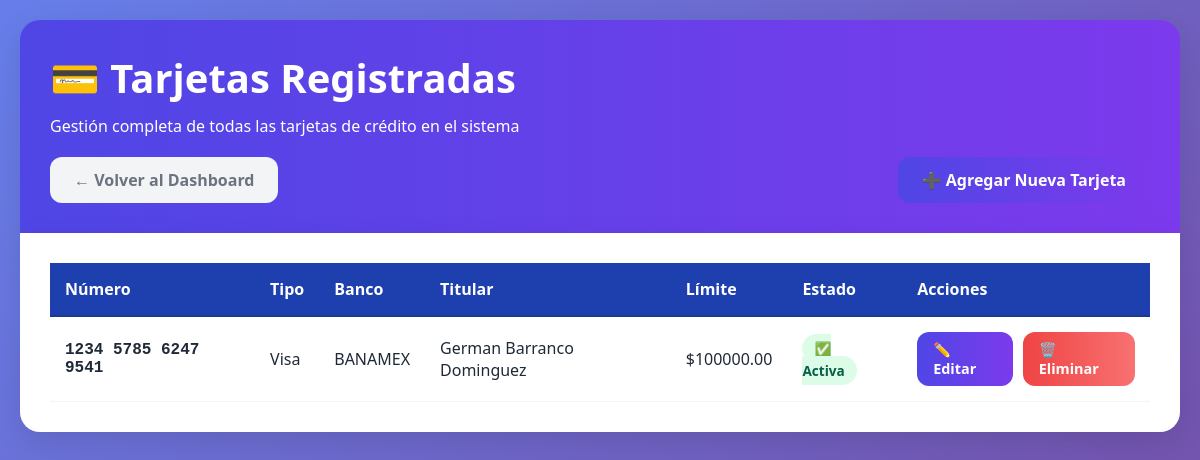
Page /tarjetas/ (signed in) on the committed database.
### tarjetas_app/models.py (models this page shows, shortened)
class Tarjeta(models.Model):
    TIPO_CHOICES = [
        ('VISA', 'Visa'),
        ('MASTERCARD', 'MasterCard'),
        ('AMEX', 'American Express'),
        ('OTRO', 'Otro'),
    ]
    numero = models.CharField(max_length=19, unique=True, verbose_name="Número de tarjeta")
    tipo = models.CharField(max_length=20, choices=TIPO_CHOICES, default='VISA', verbose_name="Tipo de tarjeta")
    banco = models.CharField(max_length=100, verbose_name="Nombre del banco")
    titular = models.ForeignKey(Persona, on_delete=models.CASCADE, related_name='tarjetas_titular', verbose_name="Titular principal", null=True, blank=True)
    fecha_vencimiento_pago = models.IntegerField(help_text="Día del mes (1-31) para el pago",default=15)  # ← VALOR POR DEFECTO)
    fecha_vencimiento_tarjeta = models.DateField(
        verbose_name="Fecha de vencimiento de la tarjeta (MM/AA)",
        null=True,  # 🔴 PERMITIR NULL TEMPORALMENTE
        blank=True,  # 🔴 PERMITIR VACÍO EN FORMULARIOS
        default=date.today() + timedelta(days=365*3),  # 🔴 VALOR POR DEFECTO: 3 años
        help_text="Formato: MM/AA (Ej: 12/25 para Diciembre 2025)"
    )
    limite_credito = models.DecimalField(max_digits=12, decimal_places=2, verbose_name="Límite de crédito", default=0)
    saldo_actual = models.DecimalField(max_digits=12, decimal_places=2, verbose_name="Saldo actual", default=0)
    usuarios = models.ManyToManyField(Persona, verbose_name="Personas que la usan")
    activa = models.BooleanField(default=True, verbose_name="Tarjeta activa")
    fecha_creacion = models.DateTimeField(auto_now_add=True, verbose_name="Fecha de creación")
    class Meta:
        verbose_name = "Tarjeta"
        verbose_name_plural = "Tarjetas"
        ordering = ['banco', 'numero']

class Persona(models.Model):
    nombre = models.CharField(max_length=100, verbose_name="Nombre completo")
    activo = models.BooleanField(default=True, verbose_name="Activo")
    fecha_registro = models.DateField(auto_now_add=True, verbose_name="Fecha de registro")
    email = models.EmailField(blank=True, verbose_name="Correo electrónico")
    telefono = models.CharField(max_length=20, blank=True, verbose_name="Teléfono")
    class Meta:
        verbose_name = "Persona"
        verbose_name_plural = "Personas"
        ordering = ['nombre']

### tarjetas_app/views.py (the view)
# urls.py: path('tarjetas/', views.lista_tarjetas, name='lista_tarjetas'),
@login_required
def lista_tarjetas(request):
    tarjetas = Tarjeta.objects.all().order_by('banco', 'numero')
    return render(request, 'tarjetas_app/lista_tarjetas.html', {'tarjetas': tarjetas})

### templates/tarjetas_app/lista_tarjetas.html (shortened to what this page needs)
<!DOCTYPE html>
<html lang="es">
<head>
</head>
<body>
    <div class="container">
        <div class="header">
            <h1>💳 Tarjetas Registradas</h1>
            <p>Gestión completa de todas las tarjetas de crédito en el sistema</p>
            <div class="header-actions">
                <a href="{% url 'dashboard' %}" class="btn btn-secondary">
                    ← Volver al Dashboard
                </a>
                <a href="{% url 'nueva_tarjeta' %}" class="btn btn-primary">
                    ➕ Agregar Nueva Tarjeta
                </a>
            </div>
        </div>
        <div class="tarjetas-table">
            {% if tarjetas %}
            <table>
                <thead>
                    <tr>
                        <th>Número</th>
                        <th>Tipo</th>
                        <th>Banco</th>
                        <th>Titular</th>
                        <th>Límite</th>
                        <th>Estado</th>
                        <th>Acciones</th>
                    </tr>
                </thead>
                <tbody>
                    {% for tarjeta in tarjetas %}
                    <tr>
                        <td class="tarjeta-numero">{{ tarjeta.numero }}</td>
                        <td>{{ tarjeta.get_tipo_display }}</td>
                        <td>{{ tarjeta.banco }}</td>
                        <td>
                            {% if tarjeta.titular %}
                                {{ tarjeta.titular.nombre }}
                            {% else %}
                                <span style="color: #9ca3af;">No asignado</span>
                            {% endif %}
                        </td>
                        <td>${{ tarjeta.limite_credito }}</td>
                        <td>
                            {% if tarjeta.activa %}
                                <span class="estado-activa">✅ Activa</span>
                            {% else %}
                                <span class="estado-inactiva">❌ Inactiva</span>
                            {% endif %}
                        </td>
                        <td>
                            <div class="acciones">
                                <a href="{% url 'editar_tarjeta' tarjeta.id %}" class="btn btn-edit">
                                    ✏️ Editar
                                </a>
                                <a href="{% url 'eliminar_tarjeta' tarjeta.id %}" class="btn btn-delete">
                                    🗑️ Eliminar
                                </a>
                            </div>
                        </td>
                    </tr>
                    {% endfor %}
                </tbody>
            </table>
            {% endif %}
        </div>
    </div>
</body>
</html>

### templates/tarjetas_app/lista_tarjetas.html (style rules this page uses)
* { margin: 0; padding: 0; box-sizing: border-box; font-family: 'Segoe UI', Tahoma, Geneva, Verdana, sans-serif; }
body { background: linear-gradient(135deg, #667eea 0%, #764ba2 100%); min-height: 100vh; padding: 20px; }
.container { max-width: 1200px; margin: 0 auto; }
.header { background: linear-gradient(to right, #4f46e5, #7c3aed); color: white; border-radius: 20px 20px 0 0; padding: 30px; box-shadow: 0 10px 30px rgba(0,0,0,0.1); }
.header h1 { color: white; font-size: 2.5rem; margin-bottom: 10px; display: flex; align-items: center; gap: 15px; }
.header-actions { display: flex; justify-content: space-between; align-items: center; margin-top: 20px; }
.btn { padding: 12px 24px; border: none; border-radius: 12px; font-size: 1rem; font-weight: 600; cursor: pointer; transition: all 0.3s ease; display: flex; align-items: center; gap: 8px; text-decoration: none; }
.btn-primary { background: linear-gradient(to right, #4f46e5, #7c3aed); color: white; }
.btn-secondary { background: #f3f4f6; color: #6b7280; }
.btn-edit { background: linear-gradient(to right, #4f46e5, #7c3aed); color: white; padding: 8px 16px; font-size: 0.9rem; }
.btn-delete { background: linear-gradient(to right, #ef4444, #f87171); color: white; padding: 8px 16px; font-size: 0.9rem; }
.tarjetas-table { background: white; border-radius: 0 0 20px 20px; padding: 30px; box-shadow: 0 10px 30px rgba(0,0,0,0.1); overflow-x: auto; }
table { width: 100%; border-collapse: collapse; }
th { background: #1e40af; color: white; padding: 15px; text-align: left; font-weight: 600; border-bottom: 2px solid #1e3a8a; }
td { padding: 15px; border-bottom: 1px solid #f3f4f6; color: #1f2937; }
.tarjeta-numero { font-family: 'Courier New', monospace; font-weight: 600; }
.estado-activa { background: #dcfce7; color: #065f46; padding: 5px 12px; border-radius: 20px; font-size: 0.85rem; font-weight: 600; }
.acciones { display: flex; gap: 10px; }

### rows in the picture
Tarjeta: numero "1234 5785 6247 9541", tipo "Visa", banco "BANAMEX", titular.nombre "German Barranco Dominguez", limite_credito "100000.00", activa "✅ Activa"
